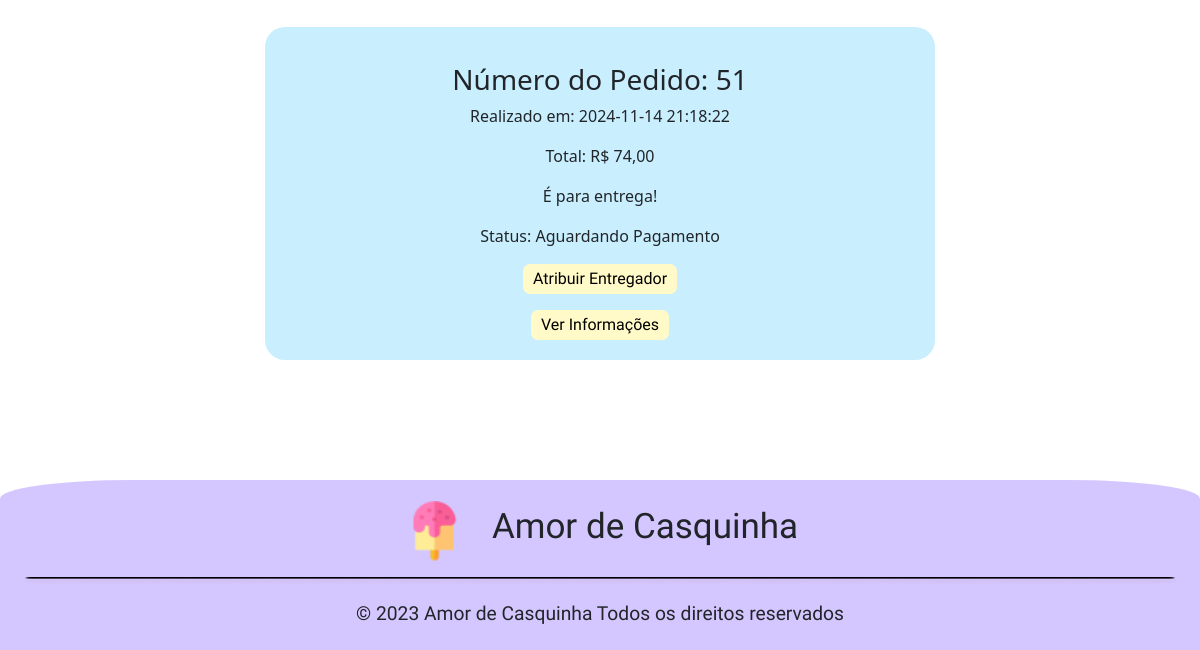
Before: /app/view/pedidos.php (lower part) with the older database file.
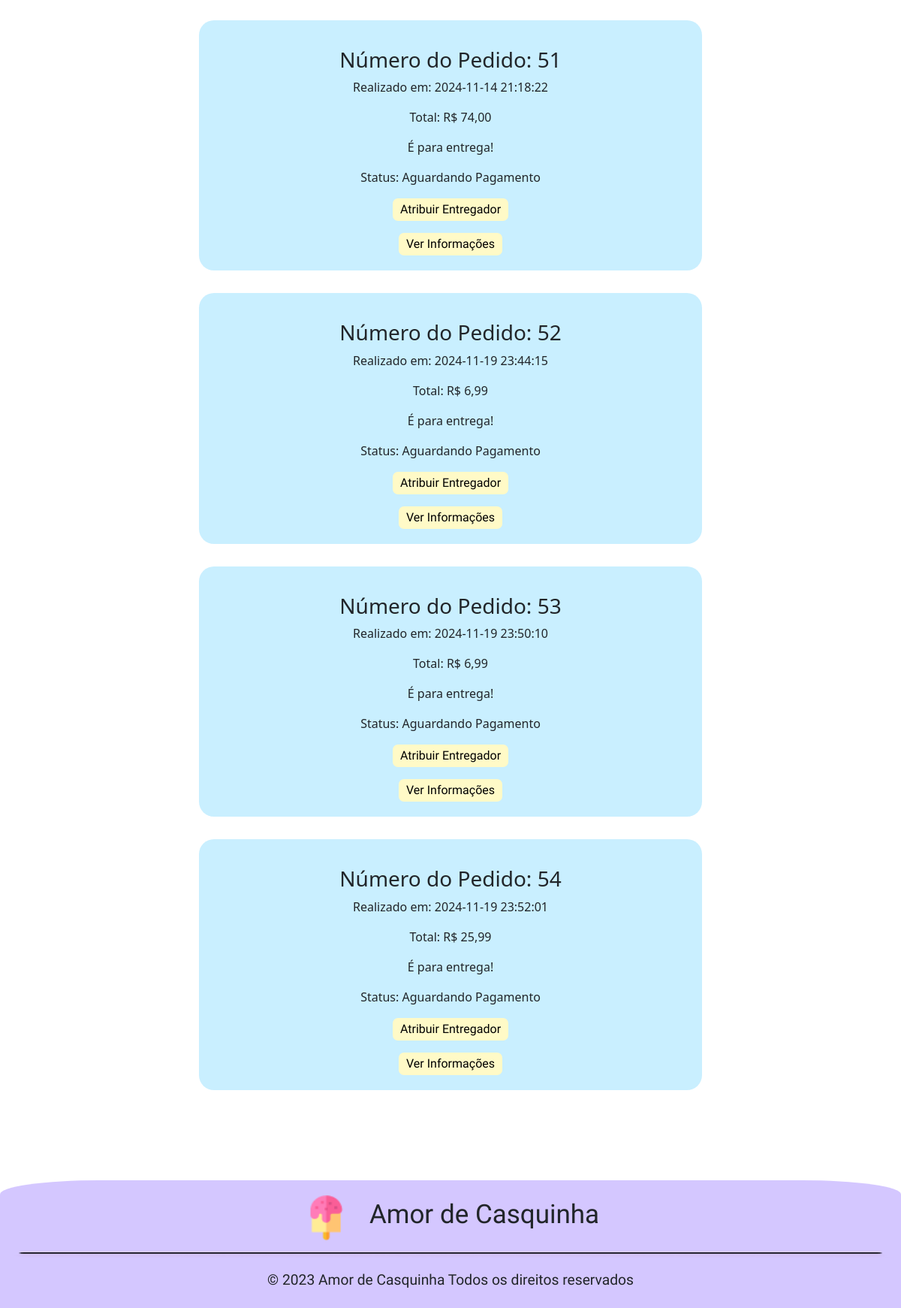
After: the same page with the newer database file.
### tables this page shows
CREATE TABLE `pedidos` (
  `idPedido` int(11) NOT NULL,
  `idCliente` int(11) NOT NULL,
  `dtPedido` datetime DEFAULT NULL,
  `dtPagamento` datetime DEFAULT NULL,
  `tipoFrete` int(11) DEFAULT 0 COMMENT '{ { 0, Retirada }, { 1, MOTOBOY } }',
  `rastreioFrete` varchar(255) DEFAULT NULL,
  `idEndereco` int(11) DEFAULT NULL,
  `valorTotal` decimal(12,2) DEFAULT NULL,
  `qtdItems` int(11) NOT NULL,
  `dtCancelamento` datetime DEFAULT NULL,
  `motivoCancelamento` text DEFAULT NULL,
  `statusPedido` enum('Aguardando Pagamento','Aguardando Envio','A Caminho','Entregue','Cancelado','Concluído','Entrega Falhou') DEFAULT 'Aguardando Pagamento',
  `idEntregador` int(11) DEFAULT NULL
);

### app/config/database.php (called while the page is built, shortened)
<?php
    class Database {
        private $host;
        private $db;
        private $user;
        private $pass;
        private $charset;
        private $conn;
        public function __construct() {
            $env = file_get_contents(__DIR__."/.env");
            $lines = explode("\n",$env);
            $this->host = 'localhost';
            $this->db = 'db_sorveteria';
            $this->user = 'root';
            $this->pass = '';
            $this->charset = 'utf8mb4';
        }
        public function getConnection() {
            $dsn = "mysql:host={$this->host};dbname={$this->db};charset={$this->charset}";
            $options = [
                PDO::ATTR_ERRMODE            => PDO::ERRMODE_EXCEPTION,
                PDO::ATTR_DEFAULT_FETCH_MODE => PDO::FETCH_ASSOC,
                PDO::ATTR_EMULATE_PREPARES   => false,
            ];
            try {
                $this->conn = new PDO($dsn, $this->user, $this->pass, $options);
            } catch (PDOException $e) {
                throw new PDOException($e->getMessage(), (int)$e->getCode());
            }
            return $this->conn;
        }
}

### app/model/pedido.php (called while the page is built, shortened)
<?php
require_once '../config/database.php';
class Pedido {
    private $conn;
    public function __construct() {
        try {
            $database = new DataBase();
            $this->conn = $database->getConnection();
        } catch (PDOException $e) {
            throw new Exception("Erro ao conectar com o banco de dados: " . $e->getMessage());
        }
    }
    public function listarPedidos() {
        try {
            $stmt = $this->conn->prepare("CALL ListarPedidos()");
            $stmt->execute();
            $pedidos = [];
            if ($stmt->rowCount() > 0) {
                $pedidos = $stmt->fetchAll(PDO::FETCH_ASSOC);
            }
            return $pedidos;
        } catch (PDOException $e) {
            throw new Exception("Erro ao listar pedidos: " . $e->getMessage());
        }
    }
}
?>

### app/controller/pedidoController.php (called while the page is built, shortened)
<?php
require_once '../model/pedido.php';
class PedidoController {
    private $pedidoModel;
    public function __construct() {
        $this->pedidoModel = new Pedido();
    }
    public function listarPedidos() {
        try {
            return $this->pedidoModel->listarPedidos();
        } catch (Exception $e) {
            return ["error" => $e->getMessage()];
        }
    }
}
?>

### app/view/pedidos.php (the view, shortened to what this page needs)
<?php
require_once '../controller/pedidoController.php';
$pedidoController = new PedidoController();
?>
<!DOCTYPE html>
<html lang="pt-br">
<head>
    <link href="https://cdn.jsdelivr.net/npm/bootstrap@5.3.2/dist/css/bootstrap.min.css" rel="stylesheet">
    <link rel="stylesheet" href="style/CabecalhoRodape.css">
    <link rel="stylesheet" href="style/pedidosS.css">
</head>
<body>
    <main class="container my-5 text-center flex flex-column justify-content-center">
        <?php
        $pedidos = $pedidoController->listarPedidos();
        if (!empty($pedidos)) {
            foreach ($pedidos as $pedido) {
                $redirectAtribuirEntregador = 'atribuirEntregador.php?idPedido=' . $pedido['idPedido'];
                $redirectToInformacao = 'informacoesPedido.php?idPedido=' . $pedido['idPedido'];
                ?>
                <div class="conteiner0">
                    <div class="conteiner1">
                        <h3 class="titulo mt-3">Número do Pedido: <?= htmlspecialchars($pedido['idPedido']); ?></h3>
                        <p>Realizado em: <?= htmlspecialchars($pedido['dtPedido']); ?></p>
                        <p>Total: R$ <?= number_format($pedido['valorTotal'], 2, ',', '.'); ?></p>
                        <p><?= ($pedido['tipoFrete'] == 1 ? 'É para entrega!' : 'É para buscar na sorveteria!'); ?></p>
                        <p>Status: <?= htmlspecialchars($pedido['statusPedido']); ?></p>
                        <?php
                        if ($pedido['tipoFrete'] == 1 && is_null($pedido['idEntregador'])) {
                            ?>
                            <button class="btnAtribuir"><a href="<?= $redirectAtribuirEntregador; ?>">Atribuir Entregador</a></button>
                            <?php
                        } else if ($pedido['tipoFrete'] == 1) {
                            ?>
                            <p>Entregador <?= htmlspecialchars($pedido['idEntregador']); ?> atribuído ao pedido</p>
                            <?php
                        }
                        ?>
                        <button class="btnVerInfos mt-3"><a href="<?= $redirectToInformacao; ?>">Ver Informações</a></button>
                    </div>
                </div>
                <?php
            }
        } else {
            ?>
            <div class="alert alert-warning">Nenhum pedido encontrado.</div>
            <?php
        }
        ?>
    </main>
    <?php include_once 'components/footer.php'; ?>
</body>
</html>

### app/view/components/footer.php (shortened to what this page needs)
<footer>
    <div class="conteiner-fluid d-flex justify-content-center rodape align-items-center flex-column">
        <div class="d-flex flex-row justify-content-around align-items-center">
            <img src="../images/image 1.png" alt="Logo Amor de Casquinha" class="pe-4 logo">
            <h3>Amor de Casquinha</h3>
        </div>
        <img src="../images/Rectangle 1048.png" class="pt-3 linha">
        <div class="text-center">
            <p>&copy; 2023 Amor de Casquinha Todos os direitos reservados</p>
        </div>
    </div>
</footer>

### app/view/style/CabecalhoRodape.css (style rules this page uses)
:root { --roxo-bebe: #D4C7FF; --Nunito: 'Nunito', sans-serif; --Agbalumo: 'Agbalumo'; }
* { padding: 0; margin: 0; }
.logo { display: flex; font-family: var(--Agbalumo); transition: 0.3s; align-items: center; }
main { padding-top: 150px; }
.rodape { padding-top: 15px; background-color: var(--roxo-bebe); height: 170px; font-family: var(--Agbalumo); font-size: 24px; border-radius: 11% 11% 0 0; margin-top: 10%; }
.rodape p { font-size: 1rem; margin-top: 15px; }
@media (min-width: 768px) { .rodape .linha { width: 1176px; height: 24px; } }
@media (min-width: 768px) { .logo { width: 90px; height: 60px; } }
@media (min-width: 768px) { .rodape h3 { font-family: var(--Agbalumo); font-size: 35px; } }
@media (min-width: 768px) { .rodape p { font-size: 19.254px; } }

### app/view/style/pedidosS.css (style rules this page uses)
:root { --roxo-bebe: #D4C7FF; --Nunito: 'Nunito', sans-serif; --Agbalumo: 'Agbalumo'; --azul-bebe: #C9EFFF; --rosa-bebe: #FFC7E8; --amarelo-bebe: #FFFAC7; --verde-bebe: #E2FFC7; }
main { min-height: calc(100vh - 170px); }
.conteiner0 { display: flex; align-items: center; flex-direction: column; justify-content: center; }
.conteiner1 { background-color: var(--azul-bebe); padding: 20px 15px; border-radius: 20px; margin-top: 30px; }
.btnAtribuir { background-color: var(--rosa-bebe); border: none; border-radius: 7px; font-family: var(--Agbalumo); padding: 1px 10px; height: 30px; transition: all 0.5s; -webkit-transition: all 0.5s; background-color: var(--amarelo-bebe); }
.btnVerInfos { background-color: var(--amarelo-bebe); border: none; border-radius: 7px; font-family: var(--Agbalumo); padding: 1px 10px; height: 30px; }
.btnAtribuir a, a:visited, a:active { text-decoration: none; color: black; }
.btnVerInfos a, a:visited, a:active { text-decoration: none; color: black; }
@media (min-width: 768px) { .conteiner1 { width: 60%; display: flex; align-items: center; flex-direction: column; } }
@media (min-width: 768px) { .titulo { display: flex; justify-content: center; margin-left: 0 !important; } }

Changed rows visible on the page:
added pedidos: idPedido "52", dtPedido "2024-11-19 23:44:15", valorTotal "6,99", tipoFrete "É para entrega!", statusPedido "Aguardando Pagamento"
added pedidos: idPedido "53", dtPedido "2024-11-19 23:50:10", valorTotal "6,99", tipoFrete "É para entrega!", statusPedido "Aguardando Pagamento"
added pedidos: idPedido "54", dtPedido "2024-11-19 23:52:01", valorTotal "25,99", tipoFrete "É para entrega!", statusPedido "Aguardando Pagamento"
